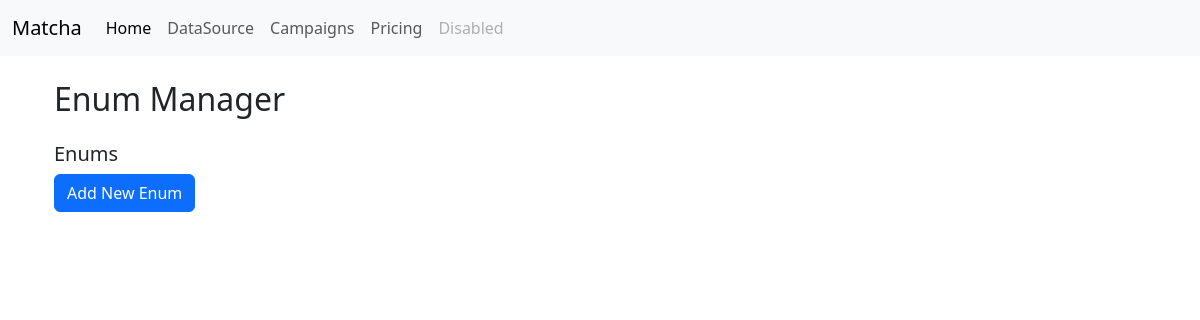
Before: /list-enums/ with the older database file.
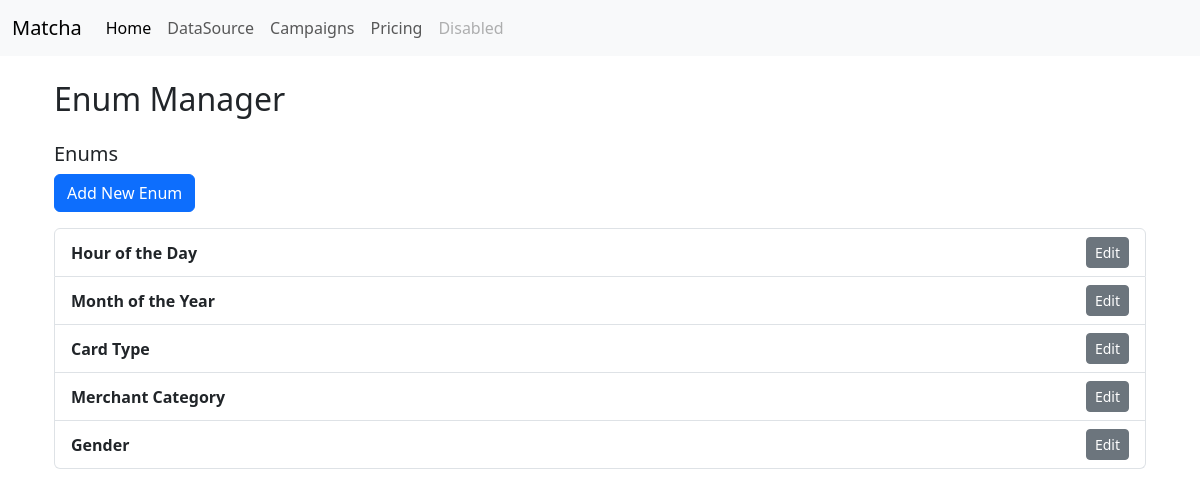
After: the same page with the newer database file.
### usex_app/models.py (models this page shows, shortened)
class Enums(models.Model):
    name = models.CharField(max_length=100, unique=True, help_text="Name of the enum set.")
    options = models.JSONField(default=dict, help_text="Options for the enum set as key-value pairs.")
    datatype= models.CharField(max_length=50, help_text="Data type of the enum values (e.g., string, integer).",default="str")
    enum_set_id = models.CharField(max_length=100, unique=True, help_text="Unique ID for the enum set.",default=None, null=True, blank=True)
    created_at = models.DateTimeField(auto_now_add=True)
    updated_at = models.DateTimeField(auto_now=True)

### usex_app/views.py (the view)
# urls.py: path('list-enums/', views.list_enums, name='list_enums'),
def list_enums(request):
    enums = Enums.objects.all()
    return render(request, 'usex_app/enums.html', {'enums': enums})

### usex_app/templates/usex_app/enums.html (shortened to what this page needs)
{% extends "usex_app/index.html" %}
{% block content %}
<div class="container mt-4">
    <h2>Enum Manager</h2>
    <div class="mt-4">
        <h5>Enums</h5>
        <button class="btn btn-primary mb-3" id="add-enum-button">Add New Enum</button>
        <ul id="enum-list" class="list-group">
            {% for enum in enums %}
                <li class="list-group-item d-flex justify-content-between align-items-center">
                    <span><strong>{{ enum.name }}</strong></span>
                    <button class="btn btn-sm btn-secondary edit-enum-btn" data-enum-id="{{ enum.id }}" data-enum-name="{{ enum.name }}">Edit</button>
                </li>
            {% endfor %}
        </ul>
    </div>
</div>
{% endblock %}

Changed rows visible on the page:
added Enums: name "Hour of the Day"
added Enums: name "Month of the Year"
added Enums: name "Card Type"
added Enums: name "Merchant Category"
added Enums: name "Gender"
